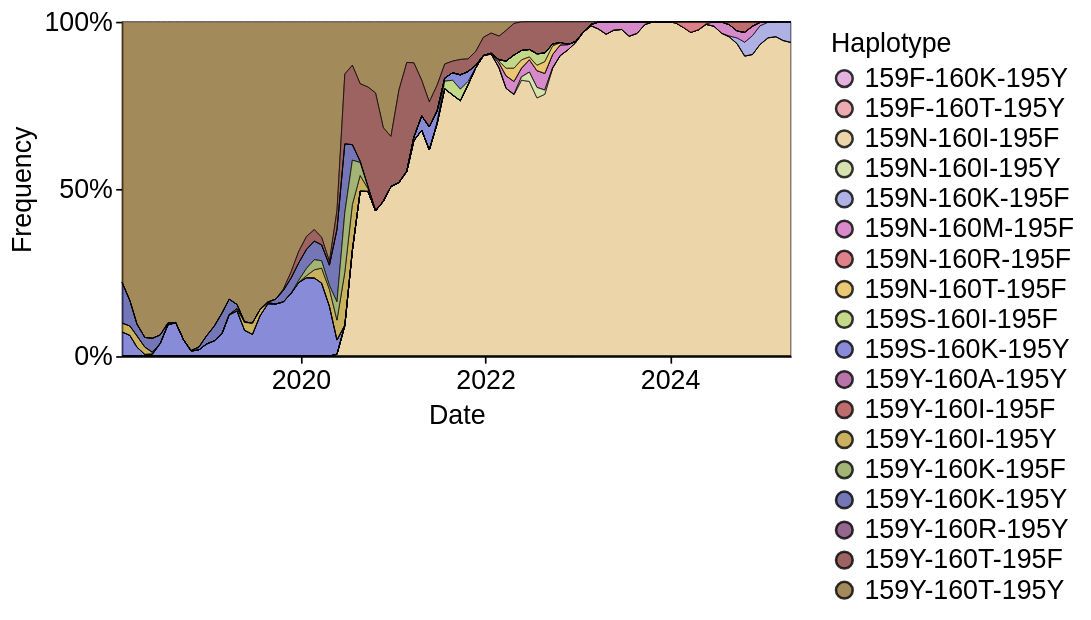

The code cell stored with this chart in its notebook:
### Code cell
haplos = sorted(df['haplotype'].unique())
ggsci_cat20 = ["#393B79", "#637939", "#8C6D31", "#843C39", "#7B4173", "#5254A3", "#8CA252", "#BD9E39", 
                "#AD494A", "#A55194", "#6B6ECF", "#B5CF6B", "#E7BA52", "#D6616B", "#CE6DBD", "#9C9EDE", 
                "#CEDB9C", "#E7CB94", "#E7969C", "#DE9ED6"]
colors = ggsci_cat20[::-1][:len(haplos)]

alt.Chart(df.query('date > 2018')).mark_area(stroke='black', strokeWidth=0.5, opacity=0.8).encode(
    x=alt.X("date:T", title="Date"),
    y=alt.Y("frequency:Q", title="Frequency").stack("normalize"),
    color=alt.Color(
        "haplotype:N", 
        scale=alt.Scale(range=colors, domain=haplos), 
        legend=alt.Legend(title="Haplotype")
    ),
    order=alt.Order("haplotype:N"),
    tooltip=['date', 'haplotype', 'frequency']
).properties(
    width=400,
    height=200,
)

### Figure 1 — Vega-Lite specification as saved in the notebook (floating-point values rounded to 4 significant figures; data arrays with more than 128 entries replaced by an {"elided": "..."} marker saying what was removed)
{"config": {"background": "white", "title": {"fontSize": 20, "fontWeight": "normal", "font": "Helvetica", "anchor": "start", "color": "#000000", "orient": "top", "offset": 5, "subtitleColor": "gray", "subtitleFont": "Helvetica", "subtitleFontWeight": "normal", "subtitleFontSize": 18, "subtitlePadding": 2}, "axis": {"domain": true, "domainColor": "black", "domainWidth": 1, "grid": false, "gridColor": "#DEDDDD", "gridWidth": 0.5, "labelFont": "Helvetica", "labelFontSize": 16, "labelFlush": false, "labelFontWeight": "normal", "labelPadding": 2, "tickColor": "black", "tickSize": 4, "tickCount": 3, "tickWidth": 1, "titleFont": "Helvetica", "titleAlign": "center", "titleFontWeight": "normal", "titleFontSize": 16, "titlePadding": 5}, "legend": {"labelFont": "Helvetica", "labelFontSize": 16, "symbolSize": 100, "titleFont": "Helvetica", "titleFontSize": 16, "titleFontWeight": "normal", "padding": 5, "titleLimit": 200, "gradientLength": 100}, "range": {"category": ["#4e79a7", "#f28e2c", "#e15759", "#76b7b2", "#59a14f", "#edc949", "#af7aa1", "#ff9da7", "#9c755f", "#bab0ab"], "diverging": ["#c7e9b4", "#7fcdbb", "#41b6c4", "#1d91c0", "#225ea8", "#253494"]}, "view": {"stroke": "white", "strokeWidth": 0}, "text": {"font": "Helvetica", "fontSize": 16}}, "data": {"name": "data-d17596187af592394a5b7088478f0566"}, "mark": {"type": "area", "opacity": 0.8, "stroke": "black", "strokeWidth": 0.5}, "encoding": {"color": {"field": "haplotype", "legend": {"title": "Haplotype"}, "scale": {"domain": ["159F-160K-195Y", "159F-160T-195Y", "159N-160I-195F", "159N-160I-195Y", "159N-160K-195F", "159N-160M-195F", "159N-160R-195F", "159N-160T-195F", "159S-160I-195F", "159S-160K-195Y", "159Y-160A-195Y", "159Y-160I-195F", "159Y-160I-195Y", "159Y-160K-195F", "159Y-160K-195Y", "159Y-160R-195Y", "159Y-160T-195F", "159Y-160T-195Y"], "range": ["#DE9ED6", "#E7969C", "#E7CB94", "#CEDB9C", "#9C9EDE", "#CE6DBD", "#D6616B", "#E7BA52", "#B5CF6B", "#6B6ECF", "#A55194", "#AD494A", "#BD9E39", "#8CA252", "#5254A3", "#7B4173", "#843C39", "#8C6D31"]}, "type": "nominal"}, "order": {"field": "haplotype", "type": "nominal"}, "tooltip": [{"field": "date", "type": "temporal"}, {"field": "haplotype", "type": "nominal"}, {"field": "frequency", "type": "quantitative"}], "x": {"field": "date", "title": "Date", "type": "temporal"}, "y": {"field": "frequency", "stack": "normalize", "title": "Frequency", "type": "quantitative"}}, "height": 200, "width": 400, "$schema": "https://vega.github.io/schema/vega-lite/v5.16.3.json", "datasets": {"data-d17596187af592394a5b7088478f0566": {"elided": "1584 records"}}}
